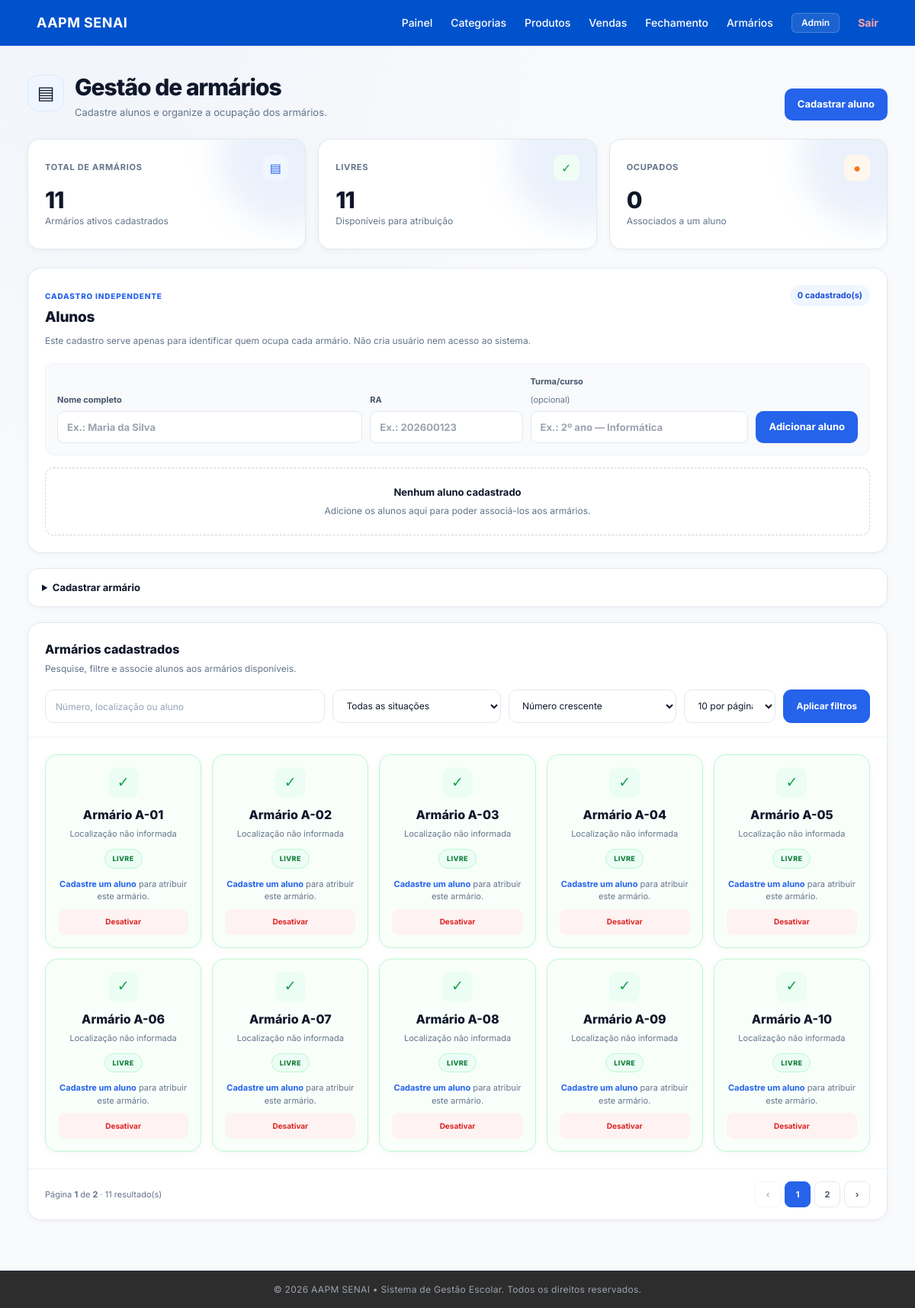
Before: /armarios/ (signed in) with the older database file.
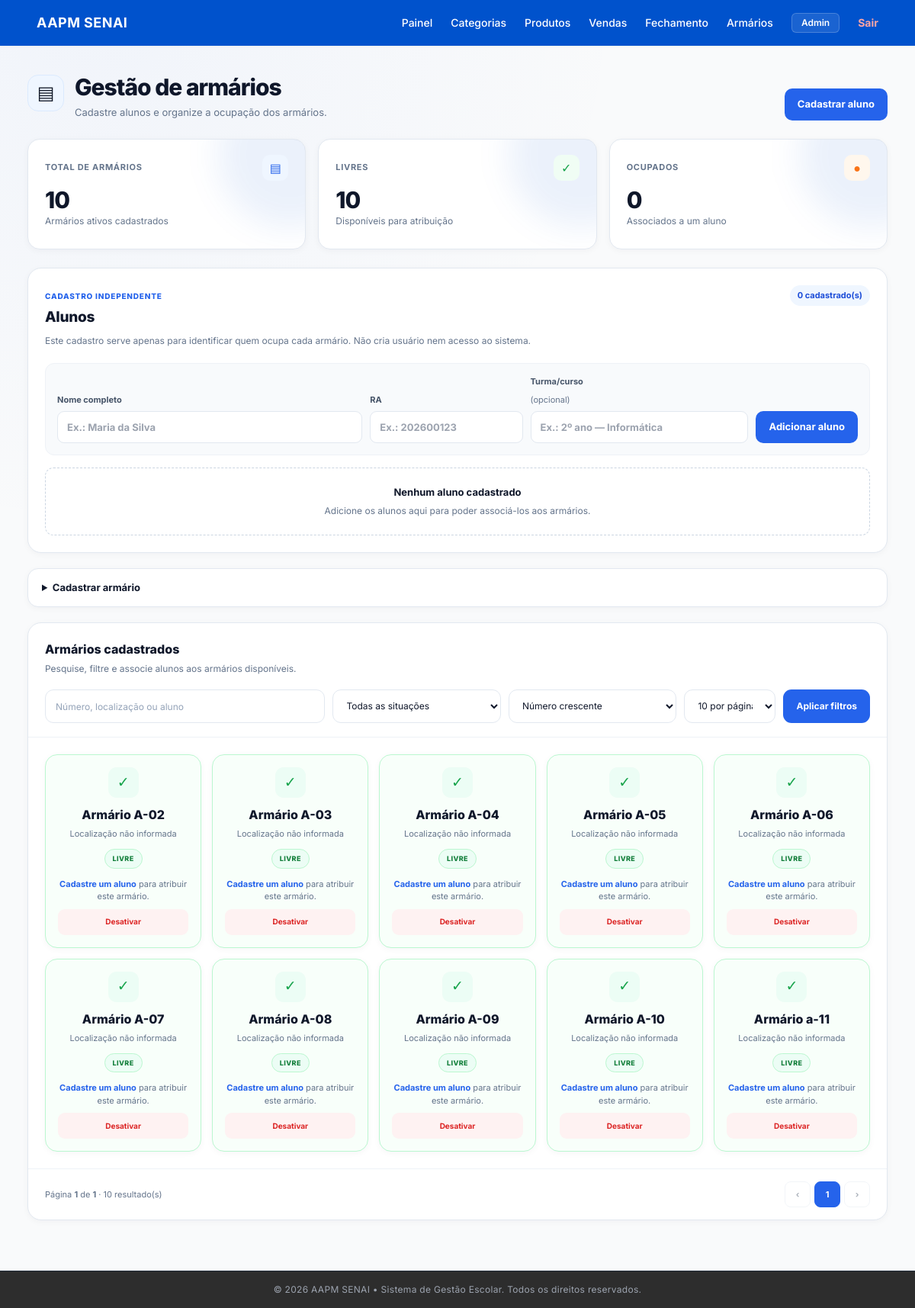
After: the same page with the newer database file.
### app/models/armario_model.py (models this page shows)
class Armario(Base):
    __tablename__ = "armarios"
    id           = Column(Integer, primary_key=True, autoincrement=True, index=True)
    numero       = Column(String(20), nullable=False, unique=True, index=True)
    localizacao  = Column(String(100), nullable=True)
    ocupado      = Column(Boolean, default=False)
    ativo        = Column(Boolean, default=True)
    aluno_id     = Column(
        Integer,
        ForeignKey(
            "alunos.id",
            name="fk_armarios_aluno_id_alunos",
            ondelete="SET NULL",
        ),
        nullable=True,
        unique=True,
    )
    aluno        = relationship("Aluno", back_populates="armario", uselist=False)
    atribuido_em = Column(DateTime, nullable=True)
    criado_em    = Column(DateTime, server_default=func.now())
    historico    = relationship("ArmarioHistorico", back_populates="armario", cascade="all, delete-orphan")

### app/controllers/armario_controller.py (the view)
@router.get("/")
def listar(
    request: Request,
    busca: str = "",
    situacao: str = "",
    ordenar: str = "numero_asc",
    pagina: int = 1,
    por_pagina: int = 10,
    payload=Depends(get_current_user),
    db: Session = Depends(get_db)
):
    usuario = _obj(payload)
    if pagina < 1:
        pagina = 1
    if por_pagina not in [5, 10, 20, 50]:
        por_pagina = 10
    query = (
        db.query(Armario)
        .filter(Armario.ativo == True)
    )
    if busca:
        query = query.filter(
            or_(
                Armario.numero.ilike(f"%{busca}%"),
                Armario.localizacao.ilike(f"%{busca}%"),
                Armario.aluno.has(Aluno.nome.ilike(f"%{busca}%")),
                Armario.aluno.has(Aluno.ra.ilike(f"%{busca}%")),
                Armario.aluno.has(Aluno.turma_curso.ilike(f"%{busca}%")),
            )
        )
    if situacao == "livre":
        query = query.filter(
            Armario.ocupado == False
        )
    elif situacao == "ocupado":
        query = query.filter(
            Armario.ocupado == True
        )
    if ordenar == "numero_desc":
        query = query.order_by(
            Armario.numero.desc()
        )
    elif ordenar == "localizacao":
        query = query.order_by(
            Armario.localizacao.asc()
        )
    elif ordenar == "ocupados":
        query = query.order_by(
            Armario.ocupado.desc(),
            Armario.numero.asc()
        )
    elif ordenar == "livres":
        query = query.order_by(
            Armario.ocupado.asc(),
            Armario.numero.asc()
        )
    else:
        query = query.order_by(
            Armario.numero.asc()
        )
    total_armarios = query.count()
    total_paginas = max(
        1,
        (total_armarios + por_pagina - 1)
        // por_pagina
    )
    if pagina > total_paginas:
        pagina = total_paginas
    offset = (pagina - 1) * por_pagina
    armarios = (
        query
        .offset(offset)
        .limit(por_pagina)
        .all()
    )
    alunos = db.query(Aluno).order_by(Aluno.nome.asc()).all()
    alunos_disponiveis = (
        db.query(Aluno)
        .filter(Aluno.ra.isnot(None), ~Aluno.armario.has())
        .order_by(Aluno.nome.asc())
        .all()
    )
    armario_por_aluno = {
        aluno_id: numero
        for aluno_id, numero in (
            db.query(Armario.aluno_id, Armario.numero)
            .filter(Armario.aluno_id.isnot(None))
            .all()
        )
    }
    total = (
        db.query(Armario)
        .filter(
            Armario.ativo == True
        )
        .count()
    )
    ocupados = (
        db.query(Armario)
        .filter(
            Armario.ativo == True,
            Armario.ocupado == True
        )
        .count()
    )
    livres = total - ocupados
    return templates.TemplateResponse(
        request=request,
        name="armarios/index.html",
        context={
            "request": request,
            "usuario": usuario,
            "armarios": armarios,
            "alunos": alunos,
            "alunos_disponiveis": alunos_disponiveis,
            "armario_por_aluno": armario_por_aluno,
            "total": total,
            "ocupados": ocupados,
            "livres": livres,
            "pagina": pagina,
            "por_pagina": por_pagina,
            "total_armarios": total_armarios,
            "total_paginas": total_paginas,
            "busca": busca,
            "situacao": situacao,
            "ordenar": ordenar,
        }
    )

### app/templates/armarios/index.html (shortened to what the changed rows need)
{% extends "base.html" %}
{% block css_extra %}
<link rel="stylesheet" href="/static/css/armarios.css">
{% endblock %}
{% block conteudo %}
<div class="armarios-wrapper">
    <header class="armarios-header">
        <div class="armarios-title-area">
            <div>
                <h1 class="armarios-title">Gestão de armários</h1>
            </div>
        </div>
    </header>
    {% set sucesso = request.query_params.get('sucesso') %}
    {% set erro = request.query_params.get('erro') %}
    <section class="stats-grid" aria-label="Resumo dos armários">
        <article class="stat-card total">
            <div class="stat-top"><span class="stat-label">Total de armários</span><span class="stat-icon" aria-hidden="true">▤</span></div>
            <div class="stat-value">{{ total }}</div>
            <p class="stat-description">Armários ativos cadastrados</p>
        </article>
        <article class="stat-card free">
            <div class="stat-top"><span class="stat-label">Livres</span><span class="stat-icon" aria-hidden="true">✓</span></div>
            <div class="stat-value">{{ livres }}</div>
            <p class="stat-description">Disponíveis para atribuição</p>
        </article>
    </section>
    <section class="student-panel" id="cadastro-alunos" aria-labelledby="student-title">
        <div class="student-panel-heading">
            <div>
                <h2 id="student-title">Alunos</h2>
            </div>
        </div>
    </section>
    <section class="armarios-panel" aria-labelledby="lockers-title">
        <div class="panel-header">
            <h2 class="panel-title" id="lockers-title">Armários cadastrados</h2>
        </div>
        <div class="armarios-list">
            {% for armario in armarios %}
            <article class="armario-card {% if armario.ocupado %}ocupado{% else %}livre{% endif %}">
                <div class="armario-lock" aria-hidden="true">{% if armario.ocupado %}●{% else %}✓{% endif %}</div>
                <h3 class="armario-number">Armário {{ armario.numero }}</h3>
                <p class="armario-location">{{ armario.localizacao or "Localização não informada" }}</p>
                {% if armario.ocupado %}
                <span class="status-badge ocupado">Ocupado</span>
                <p class="armario-responsavel">
                    {% if armario.aluno %}
                    {{ armario.aluno.nome }}<br>
                    <span>RA {{ armario.aluno.ra or "pendente" }}{% if armario.aluno.turma_curso %} · {{ armario.aluno.turma_curso }}{% endif %}</span>
                    {% else %}Aluno não identificado{% endif %}
                </p>
                <div class="armario-actions">
                    <a class="locker-history-link" href="/armarios/{{ armario.id }}/historico">Ver histórico</a>
                    <form action="/armarios/{{ armario.id }}/liberar" method="post"
                        onsubmit="return confirm('Liberar este armário?')">
                        <button class="btn-armario btn-liberar" type="submit">Liberar armário</button>
                    </form>
                </div>
                {% else %}
                <span class="status-badge livre">Livre</span>
                {% if alunos_disponiveis %}
                <form class="armario-form" action="/armarios/{{ armario.id }}/atribuir" method="post">
                    <label class="sr-only" for="aluno-armario-{{ armario.id }}">Aluno para o armário {{ armario.numero }}</label>
                    <select class="armario-select" id="aluno-armario-{{ armario.id }}" name="aluno_id" required>
                        <option value="">Selecionar aluno</option>
                        {% for aluno in alunos_disponiveis %}
                        <option value="{{ aluno.id }}">{{ aluno.nome }} — RA {{ aluno.ra }}{% if aluno.turma_curso %} · {{ aluno.turma_curso }}{% endif %}</option>
                        {% endfor %}
                    </select>
                    <button class="btn-armario btn-atribuir" type="submit">Associar aluno</button>
                </form>
                {% else %}
                {% if alunos %}
                <p class="locker-no-students">Não há alunos disponíveis com RA completo. Confira o cadastro ou libere outro armário.</p>
                {% else %}
                <p class="locker-no-students"><a href="#cadastro-alunos">Cadastre um aluno</a> para atribuir este armário.</p>
                {% endif %}
                {% endif %}
                {% endif %}
                {% if usuario.role == "ADMIN" %}
                <form class="armario-disable-form" action="/armarios/{{ armario.id }}/desativar" method="post"
                    onsubmit="return confirm('Desativar este armário?')">
                    <button class="btn-armario btn-desativar" type="submit">Desativar</button>
                </form>
                {% endif %}
            </article>
            {% else %}
            <div class="empty-state">
                <div class="empty-icon" aria-hidden="true">⌕</div>
                <div class="empty-title">Nenhum armário encontrado</div>
                <p class="empty-text">Ajuste os filtros ou cadastre um armário para começar.</p>
            </div>
            {% endfor %}
        </div>
        <nav class="pagination" aria-label="Paginação dos armários">
            <p class="pagination-info">Página <strong>{{ pagina }}</strong> de <strong>{{ total_paginas }}</strong> · {{ total_armarios }} resultado(s)</p>
            <div class="pagination-buttons">
                {% if pagina > 1 %}
                <a class="page-button" href="/armarios/?pagina={{ pagina - 1 }}&por_pagina={{ por_pagina }}&busca={{ busca|urlencode }}&situacao={{ situacao }}&ordenar={{ ordenar }}" aria-label="Página anterior">‹</a>
                {% else %}<span class="page-button disabled" aria-hidden="true">‹</span>{% endif %}
                {% for p in range(1, total_paginas + 1) %}
                    {% if p == pagina %}<span class="page-button active" aria-current="page">{{ p }}</span>
                    {% else %}<a class="page-button" href="/armarios/?pagina={{ p }}&por_pagina={{ por_pagina }}&busca={{ busca|urlencode }}&situacao={{ situacao }}&ordenar={{ ordenar }}">{{ p }}</a>{% endif %}
                {% endfor %}
                {% if pagina < total_paginas %}
                <a class="page-button" href="/armarios/?pagina={{ pagina + 1 }}&por_pagina={{ por_pagina }}&busca={{ busca|urlencode }}&situacao={{ situacao }}&ordenar={{ ordenar }}" aria-label="Próxima página">›</a>
                {% else %}<span class="page-button disabled" aria-hidden="true">›</span>{% endif %}
            </div>
        </nav>
    </section>
</div>
{% endblock %}

Changed rows visible on the page:
no longer on this page (row edited): Armario: numero "A-01", localizacao "Localização não informada", ocupado "LIVRE"
now on this page (row unchanged): Armario: numero "a-11", localizacao "Localização não informada", ocupado "LIVRE"
Other visible differences:
{{ total }}: "11" → "10"
{{ livres }}: "11" → "10"
{{ total_paginas }}: "2" → "1"
{{ total_armarios }}: "11" → "10"
list line gone: "2"
